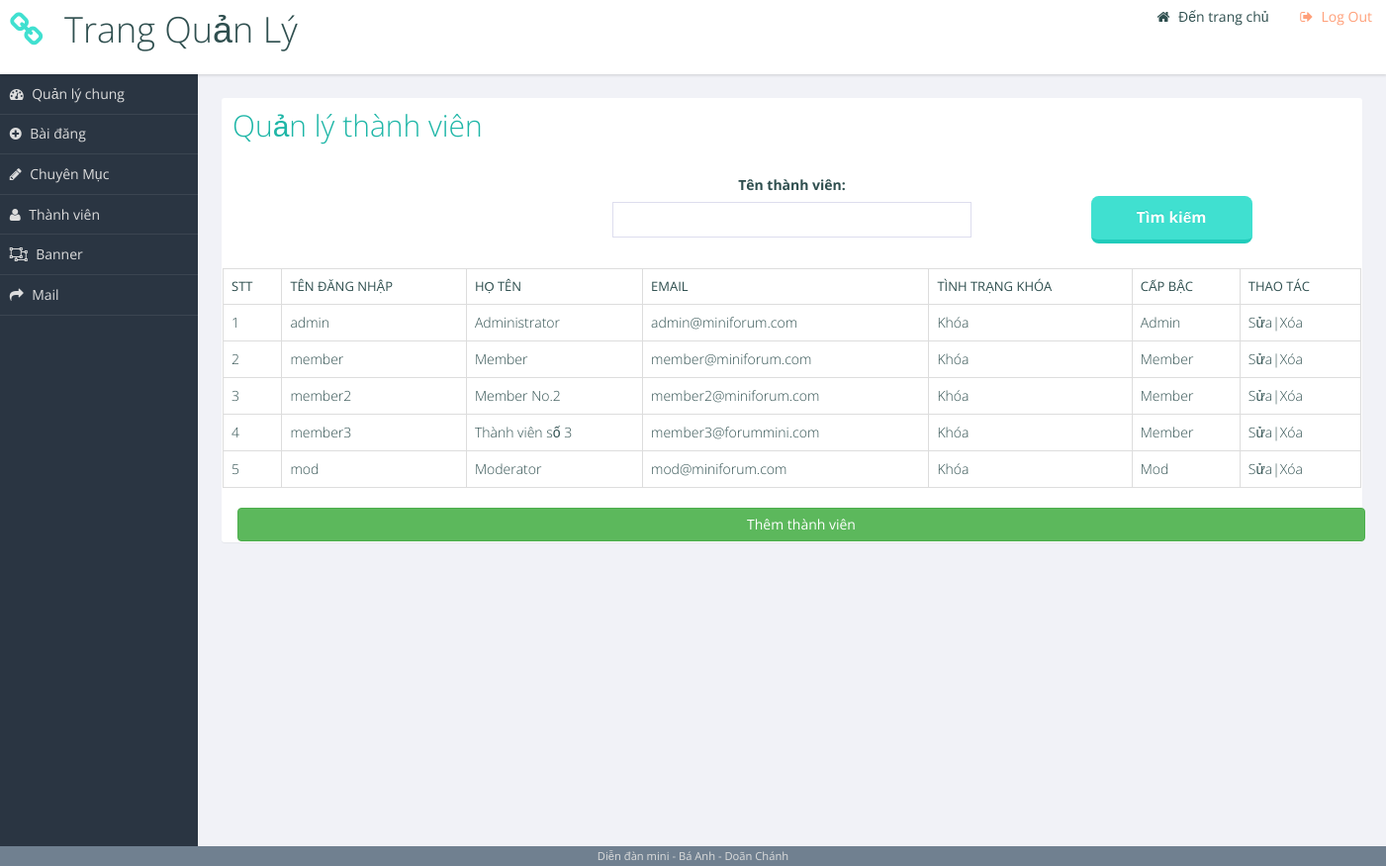
The page /admincp/member.php (signed in) on the database its author committed.
### tables this page shows
CREATE TABLE IF NOT EXISTS `users` (
  `username` varchar(50) NOT NULL,
  `password` varchar(50) NOT NULL,
  `level` tinyint(4) NOT NULL DEFAULT '4',
  `full_name` varchar(50) NOT NULL,
  `email` varchar(50) NOT NULL,
  `is_blocked` bit(1) NOT NULL DEFAULT b'0',
  `created_time` timestamp NOT NULL DEFAULT CURRENT_TIMESTAMP,
  `last_login_time` timestamp NULL DEFAULT NULL,
  `avatar_url` varchar(255) DEFAULT 'images/member_96px.png',
  PRIMARY KEY (`username`),
  UNIQUE KEY `email` (`email`)
);

### admincp/member.php (the view, shortened to what this page needs)
<?php require_once("../_config.php");
		require_once("/header.php");
?>
<main role="main">
<section class="panel important">
	<h2>Quản lý thành viên</h2>
	<form action="search_member.php" method="POST" name="searchtopic">
		<div class="onethird"></div>
		<div style="text-align: center" class="onethird">
			<label for="name">Tên thành viên:</label> <input type="text"
				name="namesearch" id="namesearch"  /> </br>
		</div>
		<div style="text-align: center" class="onethird">
			</br> <input type="submit" value="Tìm kiếm" />
		</div>
		<?php
$sql1="select * from users";
$query1=mysql_query($sql1);
$stt=0;
echo "<table class='table table-bordered'><tr>";
echo "<th>STT</th> <th>Tên đăng nhập<th>Họ tên</th>	<th>Email</th>	<th>Tình trạng khóa</th> <th>Cấp bậc</th> <th>Thao tác </th>";
echo "</tr>";
while($row1=mysql_fetch_array($query1))
{
		$stt++;
		echo "<tr>";
		echo "<td>$stt</td>";
		echo "<td>$row1[username]</td>";
		echo "<td>$row1[full_name]</td>";
		echo "<td>$row1[email]</td>";
		if ($row1['is_blocked']==0){
		echo "<td>Không khóa</td>";}
		else echo "<td>Khóa</td>";
		if ($row1['level']==0){
			echo "<td>Admin</td>";}
		else if	($row1['level']==2) echo "<td>Mod</td>";
				else if ($row1['level']==4) echo "<td>Member</td>";
		echo "<td><a href='edit_member.php?username=$row1[username]'>Sửa|</a>";
		echo "<a href='member_remove.php?username=$row1[username]'>Xóa</a></td>";
		echo "</tr>";
}
echo	"</table>";
?>
		<div class="container">
			<a href="admin_add_member.php"><input type="button" class="btn btn-success"
				value="Thêm thành viên" /> </br></a>
		</div>
	</form>
</section>
</main>
<footer role="contentinfo">Diễn đàn mini - Bá Anh - Doãn Chánh</footer>
</body>
</html>

### admincp/css/admincp.css (style rules this page uses)
html { box-sizing: border-box; }
*, *:before, *:after { box-sizing: inherit; }
body { background: #f1f2f7; font-family: 'Open Sans', arial, sans-serif; color: darkslategray; }
footer[role=contentinfo] { background: slategray; color: #ddd; font-size: .8em; text-align: center; padding: .2em; }
.panel { background-color: white; color: darkslategray; -webkit-border-radius: .3rem; -moz-border-radius: .3rem; -ms-border-radius: .3rem; border-radius: .3rem; margin: 1%; }
.panel > h2, .panel > ul { margin: 1rem; }
a { text-decoration: none; color: inherit; }
h2, h3, h4 { font-weight: 300; margin: 0; }
h2 { color: #1eb6a7; }
form input, form textarea, form select { width: 100%; display: block; border: solid 1px #dde; padding: .5em; }
form input:after, form textarea:after, form select:after { content: ""; display: table; clear: both; }
form label, form legend { display: block; margin: 1em 0 .5em; }
form input[type=submit] { background: turquoise; border: none; border-bottom: solid 4px #21ccbb; padding: .7em 3em; margin: 1em 0; color: white; text-shadow: 0 -1px 0 #21ccbb; font-size: 1.1em; font-weight: bold; display: inline-block; width: auto; -webkit-border-radius: .5em; -moz-border-radius: .5em; -ms-border-radius: .5em; border-radius: .5em; }
table { border-collapse: collapse; width: 92%; }
th { text-align: left; font-weight: 400; font-size: 13px; text-transform: uppercase; border-bottom: 1px solid rgba(0, 0, 0, 0.1); padding: 0 10px; padding-bottom: 14px; }
td { line-height: 40px; font-weight: 300; padding: 0 10px; }
@media screen and (min-width: 600px) { html, body { height: 100%; } }
@media screen and (min-width: 600px) { main[role=main] { margin: 75px 0 40px 200px; } }
@media screen and (min-width: 600px) { main[role=main]:after { content: ""; display: table; clear: both; } }
@media screen and (min-width: 600px) { .panel { margin: 2% 0 0 2%; float: left; width: 96%; } }
@media screen and (min-width: 600px) { .panel:after { content: ""; display: table; clear: both; } }
@media screen and (min-width: 600px) { .box, .onethird, .twothirds { padding: 1rem; } }
@media screen and (min-width: 600px) { .onethird { width: 33.333%; float: left; } }
@media screen and (min-width: 600px) { footer[role=contentinfo] { clear: both; margin-left: 200px; } }
@media screen and (min-width: 900px) { footer[role=contentinfo] { position: fixed; width: 100%; bottom: 0; left: 0px; margin: 0; } }
@media screen and (min-width: 900px) { .panel { width: 47%; clear: none; } }
@media screen and (min-width: 900px) { .panel.important { width: 96%; } }

### rows shown on the page
users: username "admin", full_name "Administrator", email "admin@miniforum.com", is_blocked "Khóa", level "Admin"
users: username "member", full_name "Member", email "member@miniforum.com", is_blocked "Khóa", level "Member"
users: username "member2", full_name "Member No.2", email "member2@miniforum.com", is_blocked "Khóa", level "Member"
users: username "member3", full_name "Thành viên số 3", email "member3@forummini.com", is_blocked "Khóa", level "Member"
users: username "mod", full_name "Moderator", email "mod@miniforum.com", is_blocked "Khóa", level "Mod"
